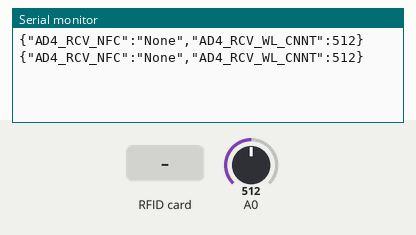
Bench run of a sketch on a simulated Arduino Uno, built with avr-gcc and run on an emulated ATmega328P. Parts: the last lines printed to the serial monitor. Inputs (shaded band) come from the test bench; at power-on: A0 = 512.

Above: at 1.2 s.
1.3 s: RFID card 5E 7A 19 C4 held to the reader
At 2.9 s:
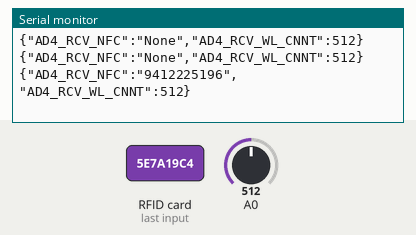
3.6 s: A0 set to 716
At 4.9 s:
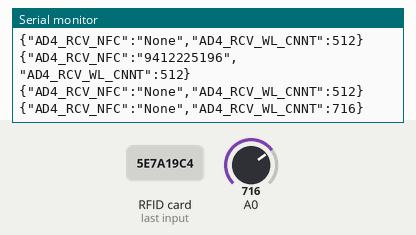
5.1 s: A0 set to 900
At 6.0 s:
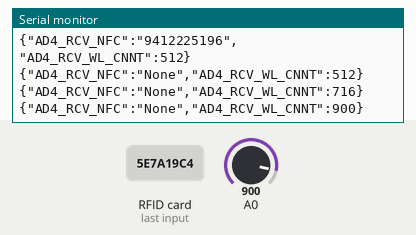
Timing chart, 0 to 8.1 s (numbered marks = the images above; inputs shaded):
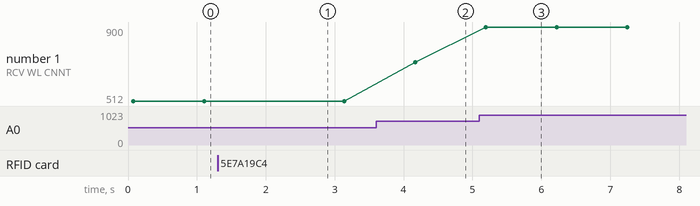

Measured:
- after the input at 1.3 s, the serial monitor: prints a new line after 0.81 s (image 1)
- after the input at 3.6 s, the serial monitor: prints a new line after 0.57 s (image 2)
- after the input at 5.1 s, the serial monitor: prints a new line after 0.09 s (image 3)
- plotted number 1: 512 → 716 after the input at 3.6 s, 716 → 900 after the input at 5.1 s

The sketch:

arduino4_sensor.ino
```cpp
// NFC header file
#include <SPI.h>    // spi통신을 위한 라이브러리
#include <MFRC522.h>
#include <ArduinoJson.h>

// Pin define
#define SS_PIN 10 // SDA 핀 번호
#define RST_PIN 9  // RST 핀 번호
// SCK 13, MOSI 11, MISO 12, IRQ 없음


MFRC522 rfid(SS_PIN, RST_PIN);      // MFRC522 라이브러리를 사용하여 NFC 모듈 객체 생성
MFRC522::MIFARE_Key key;            // MIFARE 카드 인증을 위한 키 객체

void setup() {
  // Serial speed
  Serial.begin(9600);
  SPI.begin();    // spi 통신 초기화
  rfid.PCD_Init();    // NFC 모듈 초기화
}

void loop() {
  DynamicJsonDocument doc(128);   // 128byte  크기의 동적 json 객체 생성

  int clevel = analogRead(A0);    // 물 높이를 아날로그 핀 (A0)에서 읽어옴
  String cardNumber = "None";     // 카드 번호를 저장할 변수 초기화

  doc["AD4_RCV_NFC"] = cardNumber;
  doc["AD4_RCV_WL_CNNT"] = clevel;

  // NFC 카드가 인식되지 않은 경우, json 객체를 시리얼 통신으로 전송하고 10초 대기
  if ( ! rfid.PICC_IsNewCardPresent())
  {
    String jsonStr;
    serializeJson(doc, jsonStr);
    Serial.println(jsonStr);
    delay(1000);
    return;
  }
  // NFC 카드 UID를 읽어오지 못한 경우, json 객체를 시리얼 통신으로 전송하고 10초 대기
  if ( ! rfid.PICC_ReadCardSerial())
  {
    String jsonStr;
    serializeJson(doc, jsonStr);
    Serial.println(jsonStr);
    delay(1000);
    return;
  }
  cardNumber = "";      // 카드번호 초기화

  //  NFC 카드 UID를 문자열 형태로 변환하여 저장
  for (byte i = 0; i < 4; i++) {
    cardNumber += rfid.uid.uidByte[i];
  }

  doc["AD4_RCV_NFC"] = cardNumber;

  String jsonStr;
  serializeJson(doc, jsonStr);
  Serial.println(jsonStr);

  rfid.PICC_HaltA();    // NFC 카드 통신 종료
  rfid.PCD_StopCrypto1();   // NFC 카드 암호화 종료
  delay(1000);   // 10초 대기
}
```
